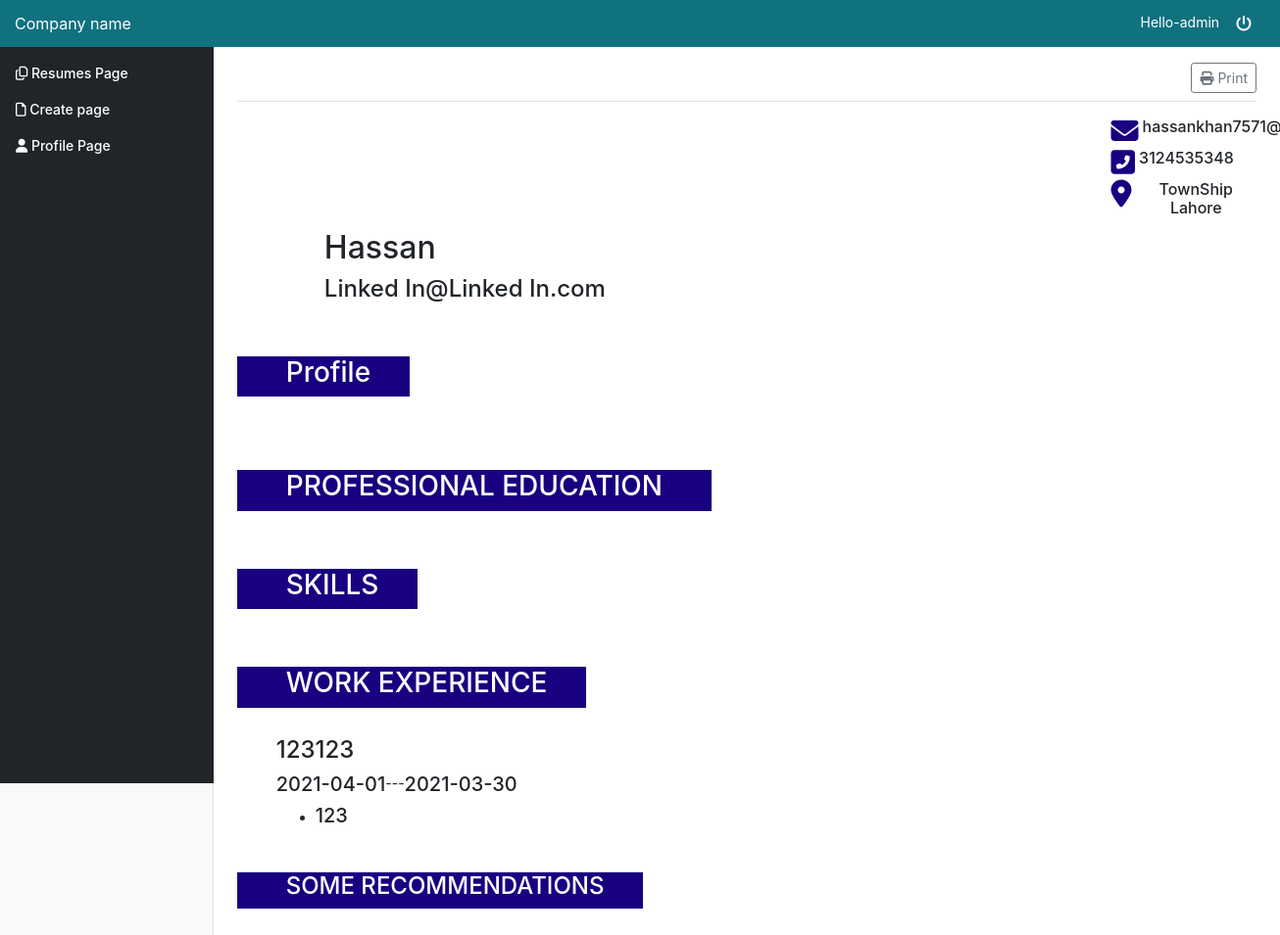
The app's page /dashboard/generatecv (signed in), older data.
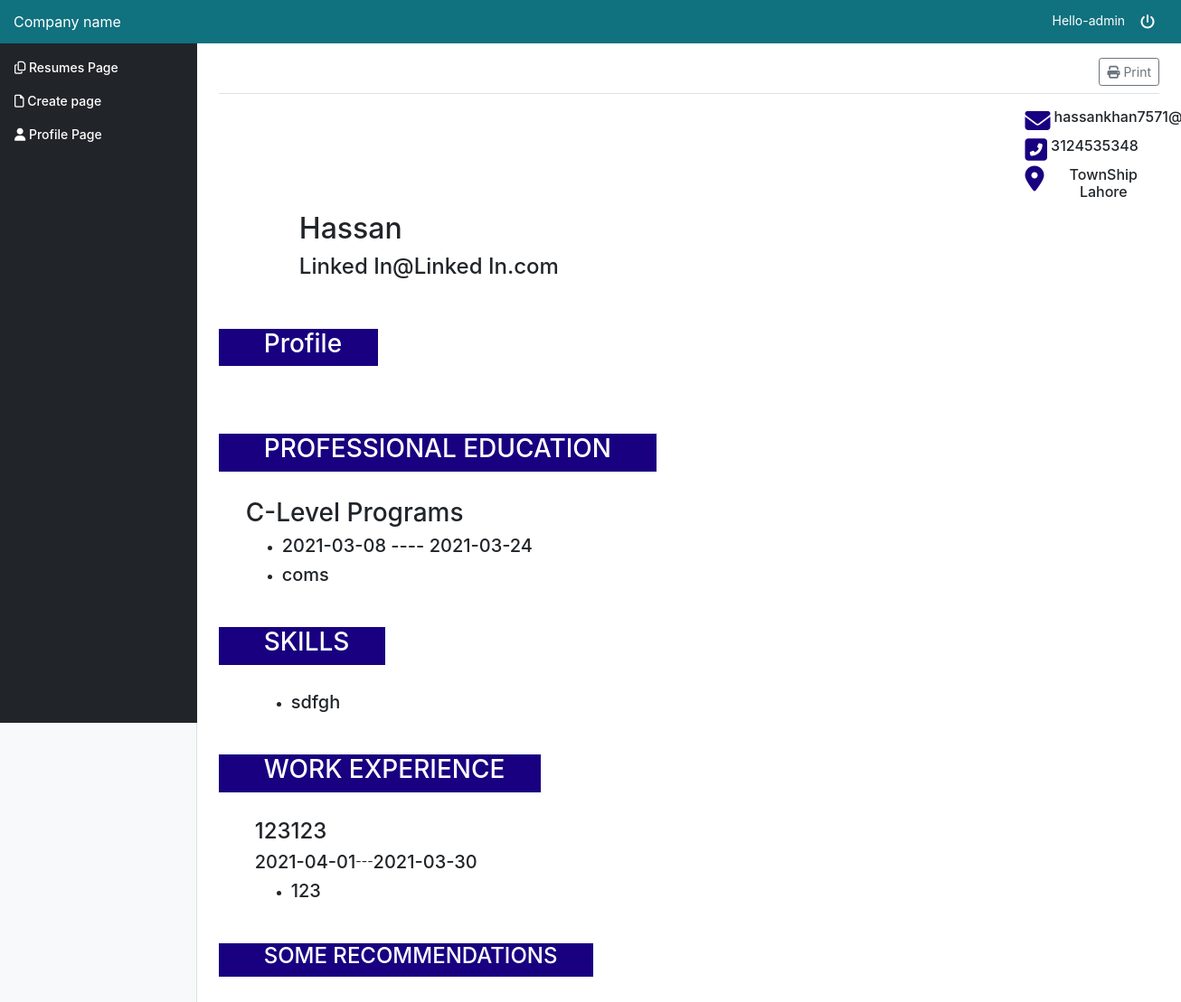
The same page, newer data.
### dashboard/models.py (models this page shows, shortened)
class Profile(models.Model):
    boolChoice = (
        ("Male", "Male"), ("Female", "Female"))
    name = models.CharField(max_length=50)
    fname = models.TextField(max_length=50)
    age = models.IntegerField()
    gender = models.CharField(max_length=10, choices=boolChoice)
    profile_pic = models.ImageField(default='place.png')
    email = models.TextField(max_length=20, default=None)
    contactno1 = models.IntegerField(default=None)
    contactno2 = models.IntegerField(blank=True, null=True)
    linkedin = models.TextField(max_length=50, default=None)
    address = models.TextField(max_length=100, default=None)
    education = models.ManyToManyField(ProfileEducation, default=None)
    experience = models.ManyToManyField(ProfileExperience, default=None)
    skills = models.ManyToManyField(ProfileSkills, default=None)
    user = models.ManyToManyField(User, blank=True)

class ProfileExperience(models.Model):
    organization = models.TextField(max_length=20)
    previousDesignation = models.TextField(max_length=20)
    startingDate = models.TextField(max_length=20)
    endingDate = models.TextField(max_length=20)
    responsibilities = models.TextField(max_length=100)

class ProfileEducation(models.Model):
    institute = models.TextField(max_length=50)
    board = models.TextField(max_length=50)
    degree = models.TextField(max_length=50)
    startingdate = models.TextField(max_length=20)
    endingdate = models.TextField(max_length=20)
    result = models.TextField(max_length=10)
    percentage = models.IntegerField(default=None)

class ProfileSkills(models.Model):
    skills = models.TextField(max_length=20)

### dashboard/views.py (the view)
# urls.py: path('generatecv', views.generateCV, name='generatecv'),
def generateCV(request):
    uid = request.user.id
    detail = Profile.objects.filter(user=request.user).first()
    return render(request, 'dashboard/newresume.html', {'detail': detail, 'id': uid})

### dashboard/templates/dashboard/newresume.html (shortened to what this page needs)
{% extends 'basetemplate.html' %}
{% load static %}
{% block content  %}
    <main role="main" class="col-md-9 ml-sm-auto col-lg-10 pt-3 px-4">
 <div class="d-flex justify-content-between flex-wrap flex-md-nowrap align-items-center pb-2 mb-3 border-bottom">
     <a href="{% url 'dashboard:printcv' cv.id %}" class="btn btn-sm btn-outline-secondary"><i class="fas fa-print"></i> Print </a>
        </div>
<form  class="form-group " action="" method="post" enctype="multipart/form-data">
    <div class="row">
        <div class="col-10">
        </div>
        <div class="col-2" style="display: flex;text-align: center;margin-bottom: 4px;" >
            <i class="fas fa-envelope fa-2x" style="margin-right: 4px;color: #190080;"></i>
            <h6>{{ detail.email }}</h6>
        </div>
    </div>
    <div class="row">
        <div class="col-10">
        </div>
        <div class="col-2" style="display: flex;text-align: center;margin-bottom: 4px;" >
            <i class="fas fa-phone-square-alt fa-2x" style="margin-right: 4px;color: #190080;"></i>
            <h6>{{ detail.contactno1 }}</h6>
        </div>
    </div>
    <div class="row">
        <div class="col-10">
        </div>
        <div class="col-2" style="display: flex;text-align: center;margin-bottom: 4px;" >
            <i class="fas fa-map-marker-alt fa-2x" style="margin-right: 4px;color: #190080;"></i>
            <h6>{{ detail.address }}</h6>
        </div>
    </div>
    <div class="row" >
    <div class="col-1">
      </div>
        <div class="col-6" >
            <h2>{{ detail.name}}</h2>
            <h4>{{ detail.linkedin }}</h4>
            <div class="row" style="margin-left: 1px ">
            </div>
        </div>
    </div>
    <label style="background-color: #190080;color: white;padding-left: 50px;padding-right:40px;margin-top: 30px; "><h3>Profile</h3></label><br><br>
    <div class="row">
        <div class="col-11" style="margin-left: 20px">
        </div>
    </div>
    <label style="background-color: #190080;color: white;padding-left: 50px;padding-right:50px;margin-top: 30px; "><h3>PROFESSIONAL EDUCATION</h3></label><br><br>
{% for edu in detail.education.all %}
            <div class="row" >
                <div class="col" style="margin-left: 30px" >
                    <h3>{{ edu.degree}}</h3>
                    <ul>
                        <li>
                            <h5>{{ edu.startingdate}} ----  {{ edu.endingdate }}</h5>
                        </li>
                        <li>
                            <h5>{{ edu.institute }}</h5>
                        </li>
                    </ul>
                </div>
            </div>
        {% endfor %}
    <label style="background-color: #190080;color: white;padding-left: 50px;padding-right:40px;margin-top: 30px; "><h3>SKILLS</h3></label><br><br>
   <div class="row" >
                {% for skill in detail.skills.all %}
                    <div class="col-5"  style="margin-left: 40px">
                        <UL> <li><h5>{{ skill.skills}}
                        </h5></li></UL>
                    </div>
                {% endfor %}
            </div>
    <label style="background-color: #190080;color: white;padding-left: 50px;padding-right:40px;margin-top: 30px; "><h3>WORK EXPERIENCE</h3></label><br><br>
     {% for exp in detail.experience.all %}
                <div class="row" >
                    <div class="col"  style="margin-left: 40px">
                        <h4>{{ exp.organization }}
                        </h4>
                        <span style="display: flex">
                       <h5>{{ exp.startingDate }} </h5>
                           <h7 > --- </h7>
<h5> {{ exp.endingDate }}</h5>
                   </span>
                        <ul>
                            <li>
                                <h5>{{ exp.responsibilities}}</h5>
                            </li>
                        </ul>
                    </div>
                </div>
            {% endfor %}
    <label style="background-color: #190080;color: white;padding-left: 50px;padding-right:40px;margin-top: 30px; "><h4>SOME RECOMMENDATIONS</h4></label><br><br>
</form>
    </main>
{% endblock %}

### templates/basetemplate.html (shortened to what this page needs)
{% load static %}
<!doctype html>
<html lang="en">
<head>
    <link href="{% static 'bootstrap.css' %}" rel="stylesheet">
    <link href="{% static 'dashboard.css' %}" rel="stylesheet">
    <link rel="stylesheet" href="https://ajax.googleapis.com/ajax/libs/jqueryui/1.12.1/themes/smoothness/jquery-ui.css">
</head>
<body>
<nav class="navbar navbar-dark sticky-top flex-md-nowrap p-0" style="background-color: #10717F" >
    <a class="navbar-brand col-sm-3 col-md-2 mr-0" href="">Company name</a>
    <ul class="navbar-nav px-3">
        <li class="nav-item text-nowrap">
            <form class="logout-link" action="{% url 'accounts:logout' %}" method="post">
                <span class="hello-msg" style="color: white"> Hello-{{ request.user }}</span>
                <button class="btn" style="background-color: #10717F" type="submit" > <i style="color: white;" class="fas fa-power-off"></i></button>
            </form>
        </li>
    </ul>
</nav>
<div class="container-fluid">
    <div class="row">
        <nav class="col-md-2 d-none d-md-block bg-light sidebar">
            <div class="sidebar-sticky">
                <ul class="nav flex-column">
                                        <li class="nav-item">
                        <a class="nav-link " href="{% url 'pages:createpage' %}">
                            <span ><i class="far fa-copy"></i></span> Resumes Page <span class="sr-only">(current)</span>
                        </a>
                    </li>
                    <li class="nav-item">
                        <a class="nav-link " href="{% url 'dashboard:selectcv' %}">
                            <span ><i class="far fa-file"></i></span> Create page <span class="sr-only">(current)</span>
                        </a>
                    </li>
                    <li class="nav-item">
                        <a class="nav-link " href="{% url 'dashboard:profile_form'  %}">
                            <span ><i class="fas fa-user"></i></span> Profile Page <span class="sr-only">(current)</span>
                        </a>
                    </li>
                </ul>
            </div>
        </nav>
        {% block content %}
        {% endblock %}
    </div>
</div>
</body>
</html>

### assets/dashboard.css (style rules this page uses)
body { font-size: .875rem; }
.sidebar { position: fixed; top: 0; bottom: 0; left: 0; z-index: 100; padding: 0; box-shadow: inset -1px 0 0 rgba(0, 0, 0, .1); }
.sidebar-sticky { position: -webkit-sticky; position: sticky; top: 48px; height: calc(100vh - 48px); padding-top: .5rem; overflow-x: hidden; overflow-y: auto; background-color: #212529; }
.sidebar .nav-link { font-weight: 500; color: white; }
.navbar-brand { padding-top: .75rem; padding-bottom: .75rem; font-size: 1rem; }
.border-bottom { border-bottom: 1px solid #e5e5e5; }

Row changes from the older to the newer data that the page shows:
added ProfileEducation: degree "C-Level Programs", startingdate "2021-03-08", endingdate "2021-03-24", institute "coms"
added ProfileSkills: skills "sdfgh"
